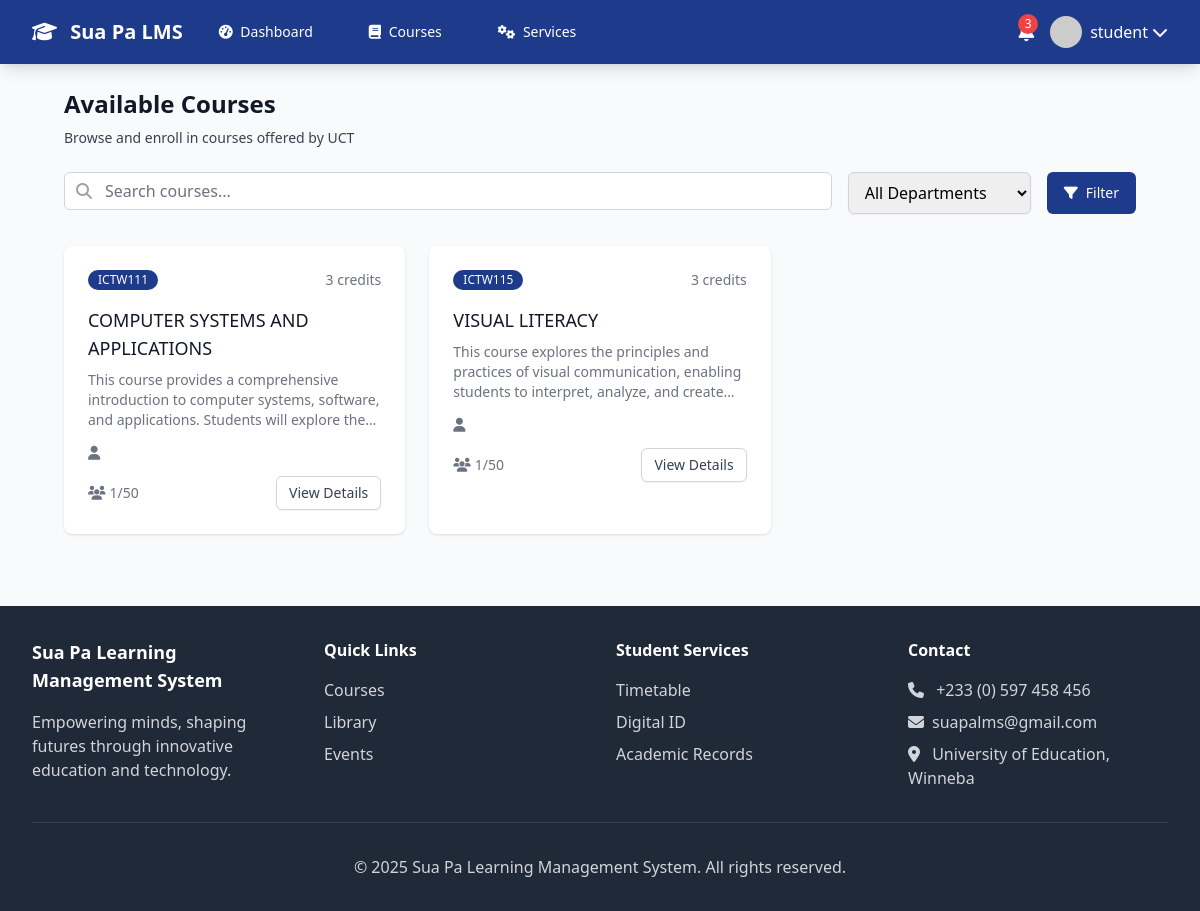
Screenshot of /lms/courses/ (signed in) with the database file from the repository.
### lms/models.py (models this page shows, shortened)
class Course(models.Model):
    COURSE_LEVELS = (
        ('undergraduate', 'Undergraduate'),
        ('postgraduate', 'Postgraduate'),
        ('diploma', 'Diploma'),
        ('certificate', 'Certificate'),
    )
    title = models.CharField(max_length=200)
    code = models.CharField(max_length=20, unique=True)
    description = models.TextField()
    level = models.CharField(max_length=20, choices=COURSE_LEVELS)
    credits = models.IntegerField()
    instructor = models.ForeignKey(
        User, on_delete=models.CASCADE, related_name='taught_courses'
    )
    department = models.ForeignKey(Department, on_delete=models.CASCADE, related_name="courses")
    prerequisites = models.ManyToManyField(
        'self', blank=True, symmetrical=False
    )
    max_students = models.IntegerField(default=50)
    is_active = models.BooleanField(default=True)
    created_at = models.DateTimeField(auto_now_add=True)
    updated_at = models.DateTimeField(auto_now=True)
    class Meta:
        ordering = ['-created_at']

### lms/views.py (the view)
# urls.py: path('courses/', views.CourseListView.as_view(), name='course_list'),
class CourseListView(LoginRequiredMixin, ListView):
    model = Course
    template_name = 'lms/course_list.html'
    context_object_name = 'courses'
    paginate_by = 12
    def get_queryset(self):
        queryset = Course.objects.filter(is_active=True)
        search = self.request.GET.get('search')
        department = self.request.GET.get('department')
        if search:
            queryset = queryset.filter(
                Q(title__icontains=search) |
                Q(code__icontains=search) |
                Q(description__icontains=search)
            )
        if department:
            queryset = queryset.filter(department=department)
        return queryset.annotate(
            enrolled_count=Count('enrollments', filter=Q(enrollments__is_active=True))
        )

### accounts/models.py (called while the page is built)
    @property
    def is_faculty(self):
        return self.user_type == 'faculty'

    @property
    def is_admin(self):
        return self.user_type == 'admin'

### templates/lms/course_list.html (shortened to what this page needs)
{% extends 'base.html' %}
{% block content %}
<div class="px-4 sm:px-6 lg:px-8">
    <div class="sm:flex sm:items-center sm:justify-between">
        <div class="sm:flex-auto">
            <h1 class="text-2xl font-semibold text-gray-900">Available Courses</h1>
            <p class="mt-2 text-sm text-gray-700">
                Browse and enroll in courses offered by UCT
            </p>
        </div>
    </div>
    <div class="mt-6">
        <form method="get" class="flex flex-col sm:flex-row gap-4">
            <div class="flex-1">
                <div class="relative">
                    <div class="absolute inset-y-0 left-0 pl-3 flex items-center pointer-events-none">
                    </div>
                    <input type="text" name="search" id="search"
                           value="{{ request.GET.search }}"
                           class="block w-full pl-10 pr-3 py-2 border border-gray-300 rounded-md leading-5 bg-white placeholder-gray-500 focus:outline-none focus:placeholder-gray-400 focus:ring-1 focus:ring-uct-blue focus:border-uct-blue"
                           placeholder="Search courses...">
                </div>
            </div>
            <div>
                <select name="department"
                        class="block w-full px-3 py-2 border border-gray-300 rounded-md shadow-sm focus:outline-none focus:ring-uct-blue focus:border-uct-blue">
                    <option value="">All Departments</option>
                </select>
            </div>
            <button type="submit"
                    class="inline-flex items-center px-4 py-2 border border-transparent text-sm font-medium rounded-md text-white bg-uct-blue hover:bg-blue-700">
                <i class="fas fa-filter mr-2"></i>
                Filter
            </button>
        </form>
    </div>
    <div class="mt-8 grid grid-cols-1 gap-6 sm:grid-cols-2 lg:grid-cols-3">
        {% for course in courses %}
        <div class="bg-white overflow-hidden shadow rounded-lg card-hover">
            <div class="px-4 py-5 sm:p-6">
                <div class="flex items-center justify-between mb-4">
                    <span class="inline-flex items-center px-2.5 py-0.5 rounded-full text-xs font-medium bg-uct-blue text-white">
                        {{ course.code }}
                    </span>
                    <span class="text-sm text-gray-500">{{ course.credits }} credits</span>
                </div>
                <h3 class="text-lg font-medium text-gray-900 mb-2">{{ course.title }}</h3>
                <p class="text-sm text-gray-500 mb-4 line-clamp-3">{{ course.description|truncatewords:20 }}</p>
                <div class="flex items-center text-sm text-gray-500 mb-4">
                    <i class="fas fa-user mr-2"></i>
                </div>
                <div class="flex items-center justify-between">
                    <div class="flex items-center text-sm text-gray-500">
                        <i class="fas fa-users mr-1"></i>
                        <span>{{ course.enrolled_count }}/{{ course.max_students }}</span>
                    </div>
                    <div class="flex space-x-2">
                        <a href="{% url 'lms:course_detail' course.pk %}"
                           class="inline-flex items-center px-3 py-2 border border-gray-300 shadow-sm text-sm leading-4 font-medium rounded-md text-gray-700 bg-white hover:bg-gray-50">
                            View Details
                        </a>
                    </div>
                </div>
            </div>
        </div>
        {% empty %}
        <div class="col-span-full text-center py-12">
            <i class="fas fa-book text-gray-300 text-5xl mb-4"></i>
            <h3 class="text-lg font-medium text-gray-900 mb-2">No courses found</h3>
            <p class="text-gray-500">Try adjusting your search criteria or check back later for new courses.</p>
        </div>
        {% endfor %}
    </div>
</div>
{% endblock %}

### templates/base.html (shortened to what this page needs)
<!DOCTYPE html>
<html lang="en">
  <head>
    <script src="https://cdn.tailwindcss.com"></script>
    <link
      rel="stylesheet"
      href="https://cdnjs.cloudflare.com/ajax/libs/font-awesome/6.4.0/css/all.min.css"
    />
    {% load static %}
    <link rel="stylesheet" href="{% static 'css/style.css' %}" />
  </head>
  <body class="bg-gray-50">
    <nav class="bg-uct-blue shadow-lg">
      <div class="max-w-7xl mx-auto px-4 sm:px-6 lg:px-8">
        <div class="flex justify-between h-16">
          <div class="flex items-center">
            <div class="flex-shrink-0">
              <a
                href="{% url 'lms:dashboard' %}"
                class="text-white text-xl font-bold"
              >
                <i class="fas fa-graduation-cap mr-2"></i>
                Sua Pa LMS
              </a>
            </div>
            {% if user.is_authenticated %}
            <div class="hidden md:ml-6 md:flex md:space-x-8">
              <a
                href="{% url 'lms:dashboard' %}"
                class="text-white hover:text-uct-gold px-3 py-2 rounded-md text-sm font-medium"
              >
                <i class="fas fa-tachometer-alt mr-1"></i> Dashboard
              </a>
              <a
                href="{% url 'lms:course_list' %}"
                class="text-white hover:text-uct-gold px-3 py-2 rounded-md text-sm font-medium"
              >
                <i class="fas fa-book mr-1"></i> Courses
              </a>
              <a
                href="{% url 'student_services:home' %}"
                class="text-white hover:text-uct-gold px-3 py-2 rounded-md text-sm font-medium"
              >
                <i class="fas fa-cogs mr-1"></i> Services
              </a>
            </div>
            {% endif %}
          </div>
          {% if user.is_authenticated %}
          <div class="flex items-center space-x-4">
            <div class="relative">
              <button class="text-white hover:text-uct-gold">
                <span
                  class="absolute -top-1 -right-1 bg-red-500 text-white text-xs rounded-full h-5 w-5 flex items-center justify-center"
                  >3</span
                >
              </button>
            </div>
            <div class="relative group">
              <button class="flex items-center text-white hover:text-uct-gold">
                <img
                  class="h-8 w-8 rounded-full mr-2"
                  src="{% if user.userprofile.profile_picture %}{{ user.userprofile.profile_picture.url }}{% else %}https://ui-avatars.com/api/?name={{ user.get_full_name|default:user.username }}&background=1e3a8a&color=fff{% endif %}"
                  alt="Profile"
                />
                <span class="hidden md:block"
                  >{{ user.get_full_name|default:user.username }}</span
                >
                <i class="fas fa-chevron-down ml-1"></i>
              </button>
            </div>
          </div>
          {% endif %}
        </div>
      </div>
    </nav>
    <main class="max-w-7xl mx-auto py-6 sm:px-6 lg:px-8">
      {% block content %} {% endblock %}
    </main>
    <footer class="bg-gray-800 text-white mt-12">
      <div class="max-w-7xl mx-auto py-8 px-4 sm:px-6 lg:px-8">
        <div class="grid grid-cols-1 md:grid-cols-4 gap-8">
          <div>
            <h3 class="text-lg font-semibold mb-4">
              Sua Pa Learning Management System
            </h3>
            <p class="text-gray-300">
              Empowering minds, shaping futures through innovative education and
              technology.
            </p>
          </div>
          <div>
            <h4 class="text-md font-semibold mb-4">Quick Links</h4>
            <ul class="space-y-2">
              <li>
                <a
                  href="{% url 'lms:course_list' %}"
                  class="text-gray-300 hover:text-white"
                  >Courses</a
                >
              </li>
              <li>
                <a
                  href="{% url 'student_services:library' %}"
                  class="text-gray-300 hover:text-white"
                  >Library</a
                >
              </li>
              <li>
                <a
                  href="{% url 'student_services:event_list' %}"
                  class="text-gray-300 hover:text-white"
                  >Events</a
                >
              </li>
            </ul>
          </div>
          <div>
            <h4 class="text-md font-semibold mb-4">Student Services</h4>
            <ul class="space-y-2">
              <li>
                <a
                  href="{% url 'student_services:timetable' %}"
                  class="text-gray-300 hover:text-white"
                  >Timetable</a
                >
              </li>
              <li>
                <a
                  href="{% url 'student_services:digital_id' %}"
                  class="text-gray-300 hover:text-white"
                  >Digital ID</a
                >
              </li>
              <li>
                <a
                  href="{% url 'student_services:academic_records' %}"
                  class="text-gray-300 hover:text-white"
                  >Academic Records</a
                >
              </li>
            </ul>
          </div>
          <div>
            <h4 class="text-md font-semibold mb-4">Contact</h4>
            <div class="text-gray-300 space-y-2">
              <p><i class="fas fa-phone mr-2"></i> +233 (0) 597 458 456</p>
              <p><i class="fas fa-envelope mr-2"></i>suapalms@gmail.com</p>
              <p>
                <i class="fas fa-map-marker-alt mr-2"></i> University of Education, Winneba
              </p>
            </div>
          </div>
        </div>
        <div class="border-t border-gray-700 mt-8 pt-8 text-center">
          <p class="text-gray-300">
            &copy; 2025 Sua Pa Learning Management System. All rights reserved.
          </p>
        </div>
      </div>
    </footer>
  </body>
</html>

### static/css/style.css (style rules this page uses)
* { transition: all 0.2s ease-in-out; }
.card-hover { transition: transform 0.2s ease-in-out, box-shadow 0.2s ease-in-out; }

### rows the page displays
Course: code "ICTW111", credits "3", title "COMPUTER SYSTEMS AND APPLICATIONS", description "This course provides a comprehensive introduction to computer systems, software, and applications. Students will explore…", enrolled_count "1", max_students "50"
Course: code "ICTW115", credits "3", title "VISUAL LITERACY", description "This course explores the principles and practices of visual communication, enabling students to interpret, analyze, and…", enrolled_count "1", max_students "50"

### other values shown
{{ user.get_full_name|default:user.username }} "student"
